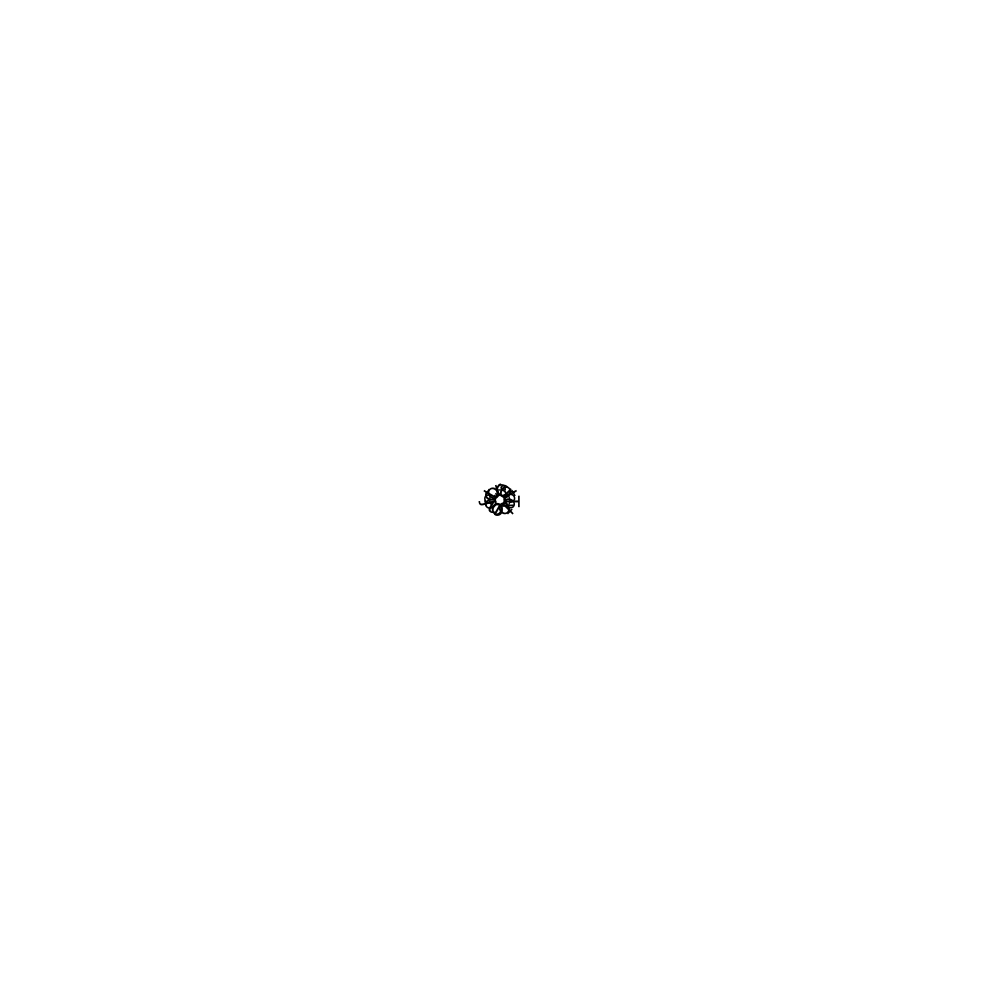
Frame 1 (no input)
Frame 60 (the mouse pressed at the canvas centre just before this capture): identical to frame 1, image omitted
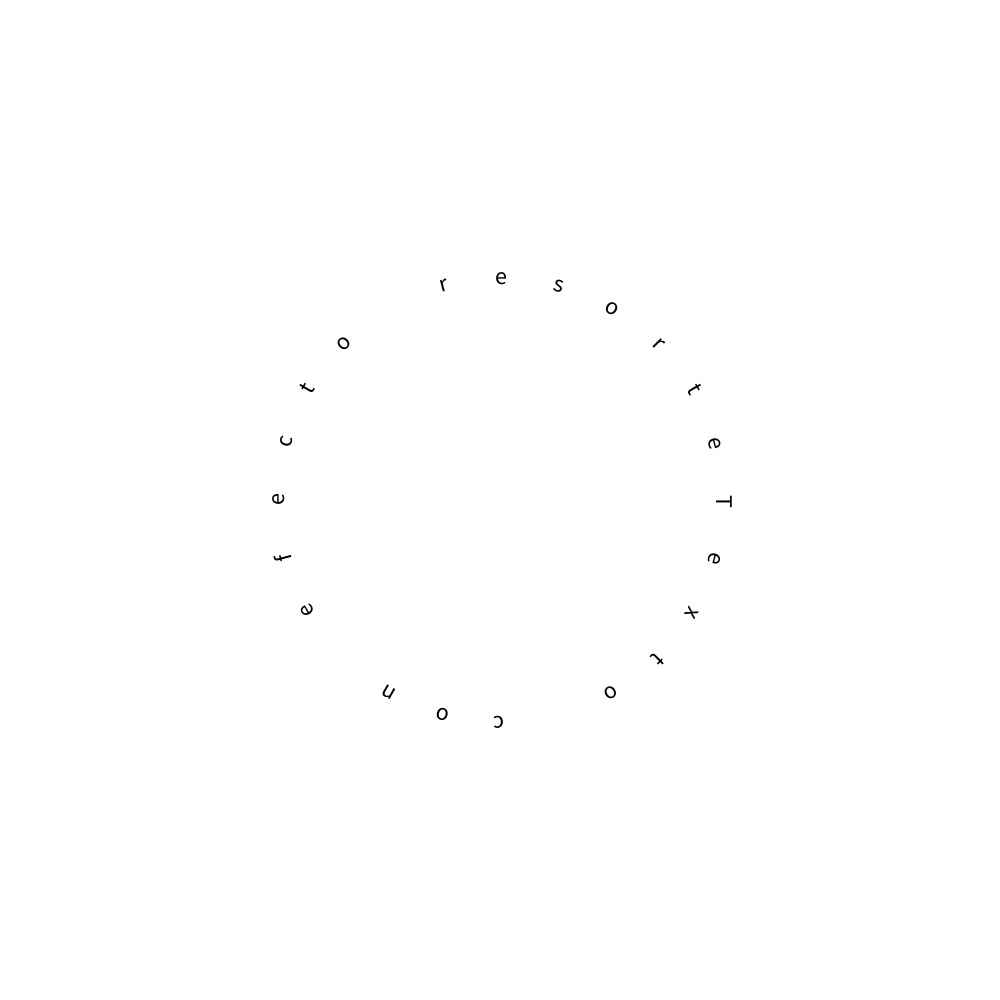
Frame 120 (the mouse held since frame 60 and released just before this capture)

The Processing sketch that drew these frames (run headless with seeded random() and noise(); from frame 60 on, the mouse is pressed at the canvas centre):

// Processing sketch: code_12_35
// ── code_12_35.pde
String mensaje = "Texto con efecto resorte";
float r = 150; // Radio base del círculo
float pasoAngular;

void setup() {
  size(1000, 1000);
  textAlign(CENTER, CENTER);
  textSize(24);  
  fill(0);       
}

void draw() {
  background(255);
  translate(width/2, height/2); 
  
  pasoAngular = TWO_PI / mensaje.length();
  
  // Calcula la distancia del ratón al centro
  float d = dist(mouseX, mouseY, width/2, height/2);
  // Mapea esa distancia a un factor de escala para el radio
  float escala = map(d, 0, width/2, 1.5, 0.5);
  float rActual = r * escala;
  
  for (int i = 0; i < mensaje.length(); i++) {
    float theta = pasoAngular * i;
    float x = rActual * cos(theta);
    float y = rActual * sin(theta);
    
    pushMatrix();
    translate(x, y);
    rotate(theta + HALF_PI); 
    text(mensaje.charAt(i), 0, 0);
    popMatrix();
  }
}
